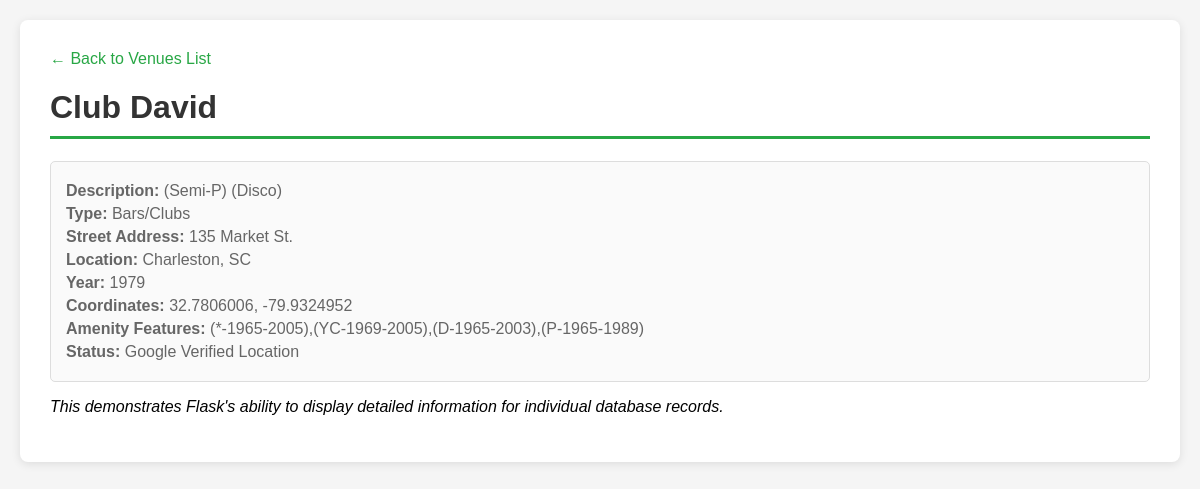
Screenshot of /venue/484 with the database file from the repository.
### tables this page shows
CREATE TABLE venues (
    venue_id INTEGER PRIMARY KEY AUTOINCREMENT,
    unique_id TEXT,
    title TEXT,
    description TEXT,
    type TEXT,
    street_address TEXT,
    city_id INTEGER,
    year INTEGER,
    amenity_features TEXT,
    notes TEXT,
    full_address TEXT,
    lat REAL,
    lon REAL,
    geo_address TEXT,
    unclear_address TEXT,
    status TEXT,
    FOREIGN KEY (city_id) REFERENCES cities (city_id)
);

CREATE TABLE cities (
    city_id INTEGER PRIMARY KEY AUTOINCREMENT,
    city_name TEXT NOT NULL,
    state TEXT NOT NULL,
    UNIQUE(city_name, state)
);

### app.py (the view)
@app.route('/venue/<int:venue_id>')
def venue_detail(venue_id):
    conn = get_db_connection()
    venue = conn.execute('''
        SELECT v.*, c.city_name, c.state
        FROM venues v
        JOIN cities c ON v.city_id = c.city_id
        WHERE v.venue_id = ?
    ''', (venue_id,)).fetchone()
    conn.close()
    if venue is None:
        flash('Venue not found!', 'error')
        return redirect(url_for('index'))
    return render_template('venue_detail.html', venue=venue)

### app.py (called while the page is built)
def get_db_connection():
    conn = sqlite3.connect(DB_PATH)
    conn.row_factory = sqlite3.Row
    return conn

### templates/venue_detail.html (shortened to what this page needs)
{% extends "base.html" %}
{% block content %}
<div class="back-link">
    <a href="{{ url_for('index') }}">&larr; Back to Venues List</a>
</div>
<h1>{{ venue.title }}</h1>
<div class="venue-card">
    {% if venue.description %}
    <div class="venue-info"><strong>Description:</strong> {{ venue.description }}</div>
    {% endif %}
    {% if venue.type %}
    <div class="venue-info"><strong>Type:</strong> {{ venue.type }}</div>
    {% endif %}
    {% if venue.street_address %}
    <div class="venue-info"><strong>Street Address:</strong> {{ venue.street_address }}</div>
    {% endif %}
    <div class="venue-info"><strong>Location:</strong> {{ venue.city_name }}, {{ venue.state }}</div>
    {% if venue.year %}
    <div class="venue-info"><strong>Year:</strong> {{ venue.year }}</div>
    {% endif %}
    {% if venue.lat and venue.lon %}
    <div class="venue-info"><strong>Coordinates:</strong> {{ venue.lat }}, {{ venue.lon }}</div>
    {% endif %}
    {% if venue.amenity_features %}
    <div class="venue-info"><strong>Amenity Features:</strong> {{ venue.amenity_features }}</div>
    {% endif %}
    {% if venue.status %}
    <div class="venue-info"><strong>Status:</strong> {{ venue.status }}</div>
    {% endif %}
</div>
<p><em>This demonstrates Flask's ability to display detailed information for individual database records.</em></p>
{% endblock %}

### templates/base.html (style rules this page uses)
body { font-family: Arial, sans-serif; max-width: 1200px; margin: 0 auto; padding: 20px; background-color: #f5f5f5; }
h1 { color: #333; border-bottom: 3px solid #28a745; padding-bottom: 10px; }
.venue-card { border: 1px solid #ddd; border-radius: 5px; padding: 15px; margin: 10px 0; background-color: #fafafa; }
.venue-info { color: #666; margin: 5px 0; }
a { color: #28a745; text-decoration: none; }
.back-link { margin-bottom: 20px; }

### rows the page displays
venues: title "Club David", description "(Semi-P) (Disco)", type "Bars/Clubs", street_address "135 Market St.", year "1979", lat "32.7806006", lon "-79.9324952", amenity_features "(*-1965-2005),(YC-1969-2005),(D-1965-2003),(P-1965-1989)", status "Google Verified Location"
cities: city_name "Charleston", state "SC"
